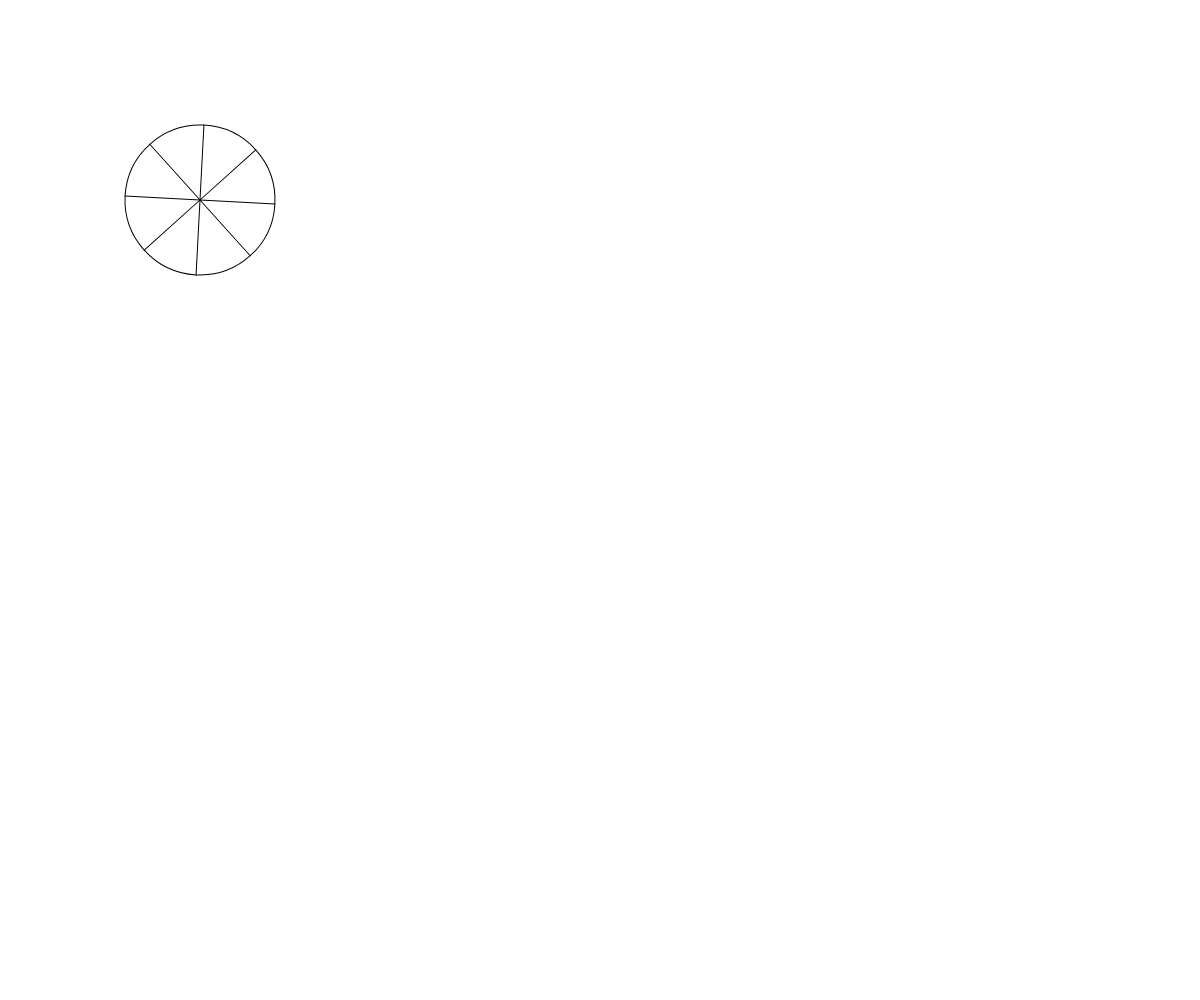
Frame 1 (no input)
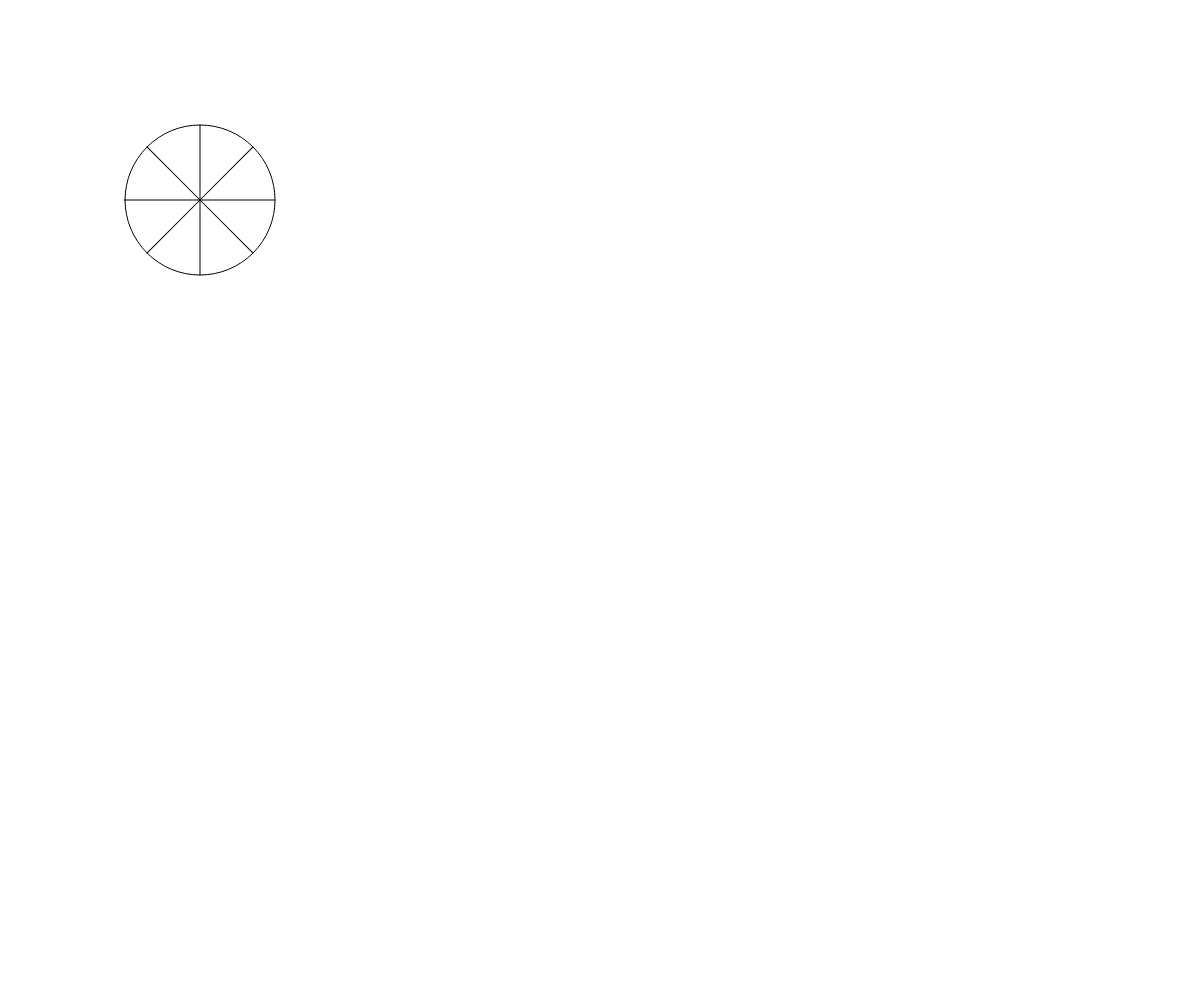
Frame 60 (no input)
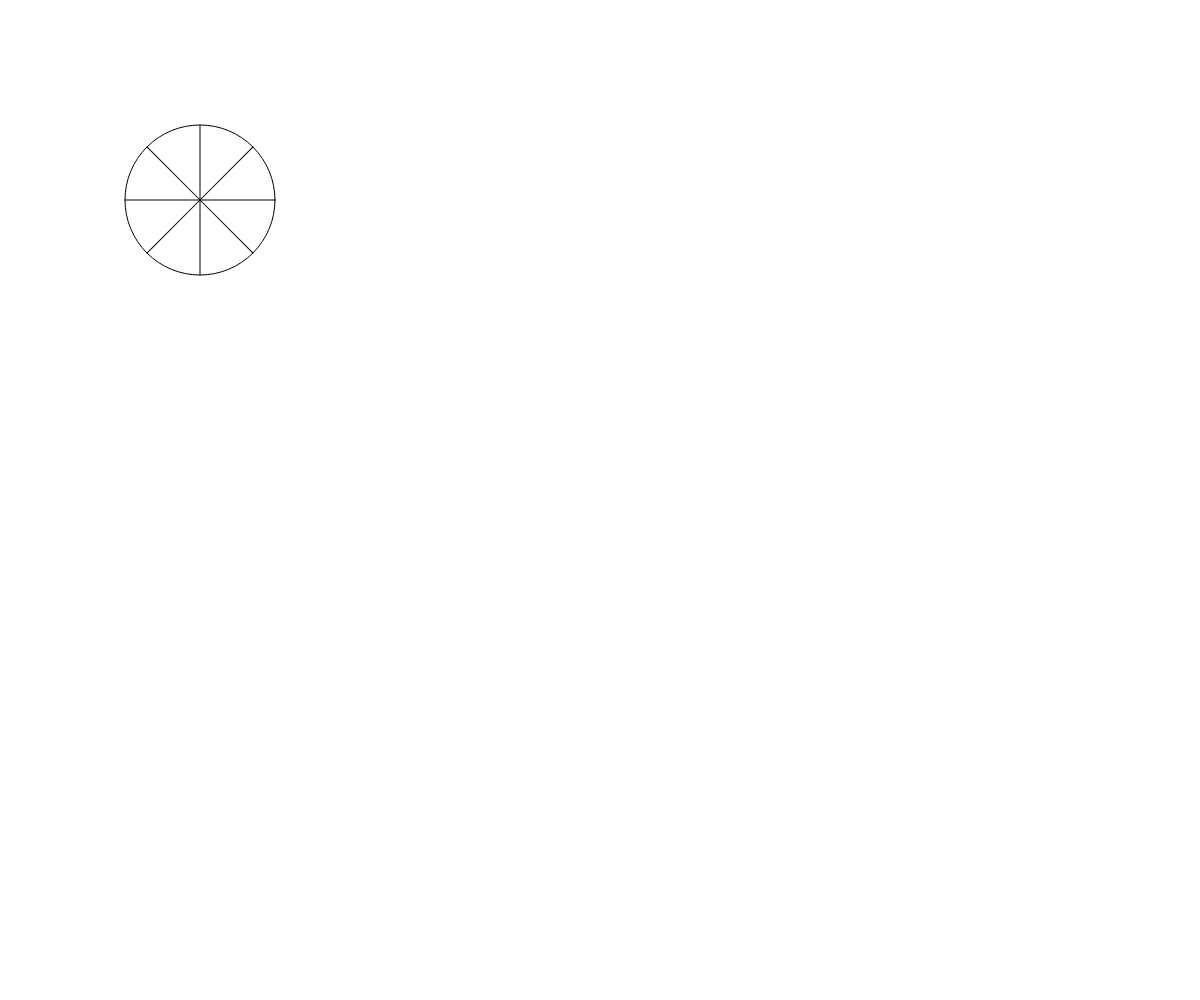
Frame 120 (the mouse pressed at the canvas centre since frame 60)

The p5.js sketch that drew these frames (run headless with seeded random() and noise() and a simulated clock; from frame 60 on, the mouse is pressed at the canvas centre):

// p5.js sketch
// ── sketch.js
// Basic Transformations Sandbox


let originalSpacing = 20;


function setup() {
  createCanvas(windowWidth, windowHeight);
}

function draw() {
  //ALL TRANSFORMATIONS RESET at draw()
  // background(255);
  drawBasicGrid(220);

  //transformation one: TRANSLATION
  // push(); //copies orig coordinate system
  // translate(200,150); //x, y, (z)
  // drawBasicGrid(150);
  // rectangleRed(0,0);
  // pop(); //back to regular 0,0 in corner

  // push();
  // translate(100,300);
  // rectangleBlue(0,0);
  //    //transformations STACK
  // pop();

  //add push()  pop()



  background(255);
  //transformation two: SCALE
  //scale works w.r.t ORIGIN
  //   can use negative scale to flip 
  //   coordinate system
  // let s = map(mouseX, 0, width, 0.1, 8);
  // translate(200,200);
  // scale(s); //0-1 reduction
  //             // 1  no change
  //             //>1  enlargement
  // drawBasicGrid(150);
  // rectMode(CENTER);
  // rectangleRed(0,0); 



  //transformation three: ROTATION
  //reminder: rotations are measured in radians, not degrees! Functions can help with the conversion...
  //rotations are relative to origin
  angleMode(DEGREES);

  translate(200,200);

  rotate(frameCount*3);
  circle(0,0,150);
  let n = 8;
  for(let i =0; i <n; i++){
    line(0,0,75,0);
    rotate(360/n);
  }
  

  // translate(300,300);
  // rotate(15);  //+rot  cw rotation
  // rotate(frameCount);
  // //drawBasicGrid(150);

  // face(0,0);

  //Combinations of Transformations

  

}


function face(x, y) {
  //draw a face at x,y
  push();
  translate(x,y);
  ellipseMode(CENTER);
  fill(200,200,0);
  stroke(0);
  ellipse(0,0,80,80);
  fill(90, 140, 30, 220);
  triangle(-20, 20, 20, 20, 0, 30);
  fill(0);
  ellipse(-25,0,10,10);
  ellipse(25,0,10,10);
  strokeWeight(5);
  line(-30,-10,30,-10);
  strokeWeight(1);
  pop();

}

function rectangleRed(x, y) {
  //draw a red rectangle at x,y (sized 50 pixels square) - to visualize what happens to the coordinate system
  //when different basic transformations are applied.
  noStroke();
  fill(255, 0, 0, 150);
  rect(x, y, 50, 50);

}

function rectangleBlue(x, y) {
  //draw a red rectangle at x,y (sized 50 pixels square) - to visualize what happens to the coordinate system
  //when different basic transformations are applied.
  noStroke();
  fill(0, 0, 255, 150);
  rect(x, y, 50, 50);

}

function drawBasicGrid(shade) {
  //draw the normal cartesian Coordinate Grid, in a light color. Spaced at 20 px by default
  stroke(shade);
  for (let x = 0; x < width; x += 20) {
    line(x, 0, x, height);
  }
  for (let y = 0; y < height; y += 20) {
    line(0, y, width, y);
  }

  //Draw "X" at the origin
  strokeWeight(3);
  stroke(0);
  line(-5,0,5,0);
  line(0,5,0,-5);
  strokeWeight(1);
}
